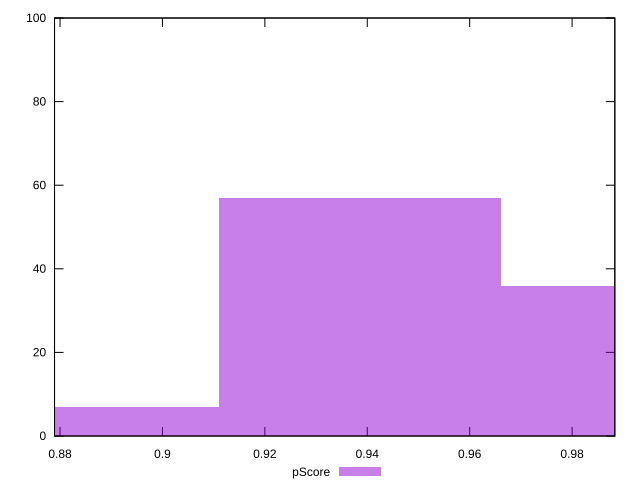

Write gnuplot code to recreate this figure.
reset

$pScore <<EOF
0.9385639784116186 57
0.8833543326226999 7
0.9937736242005374 36
EOF

set key outside below
set boxwidth 0.055209645788918744
set xrange [0.8789260341456707:0.9883453034491948]
set yrange [0:100]
set trange [0:100]
set style fill transparent solid 0.5 noborder
set terminal svg size 640, 490 enhanced background rgb 'white'
set output "report_00017_2021-02-10T15-08-03.406Z/bootup-time/samples/pages/pScore/histogram.svg"

plot $pScore title "pScore" with boxes

reset
